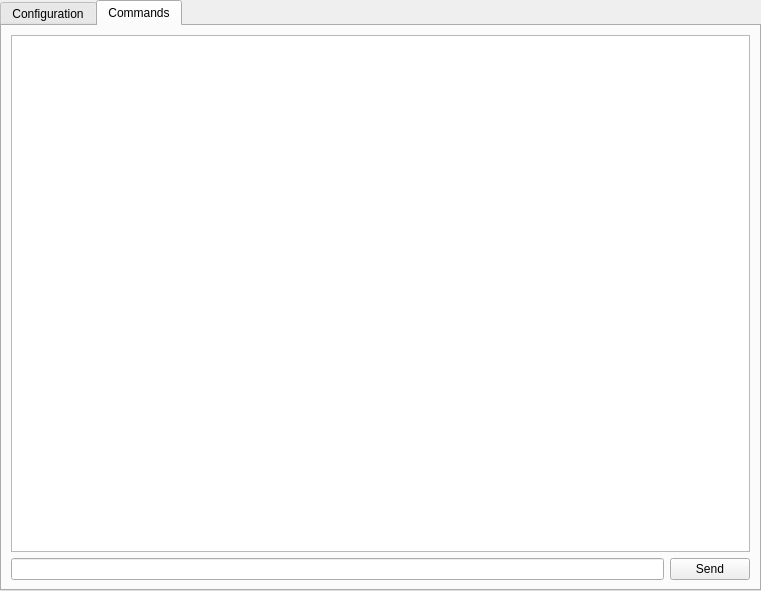
<?xml version="1.0" encoding="UTF-8"?>
<ui version="4.0">
 <class>window</class>
 <widget class="QTabWidget" name="window">
  <property name="geometry">
   <rect>
    <x>0</x>
    <y>0</y>
    <width>761</width>
    <height>591</height>
   </rect>
  </property>
  <property name="windowTitle">
   <string>Supybot GUI</string>
  </property>
  <property name="windowIcon">
   <iconset>
    <normaloff>icon.png</normaloff>icon.png</iconset>
  </property>
  <property name="locale">
   <locale language="English" country="UnitedStates"/>
  </property>
  <property name="currentIndex">
   <number>1</number>
  </property>
  <widget class="QWidget" name="configurationTab">
   <attribute name="title">
    <string>Configuration</string>
   </attribute>
   <layout class="QHBoxLayout" name="horizontalLayout">
    <item>
     <widget class="QTreeView" name="configurationTree"/>
    </item>
    <item>
     <layout class="QVBoxLayout" name="configurationDetailsLayout">
      <item>
       <layout class="QVBoxLayout" name="configurationEditLayout">
        <item>
         <widget class="QLabel" name="configurationVariableLabel">
          <property name="text">
           <string>Value</string>
          </property>
         </widget>
        </item>
        <item>
         <widget class="QPlainTextEdit" name="configurationValueEdit"/>
        </item>
        <item>
         <layout class="QHBoxLayout" name="configurationEditButtonsLayout">
          <item>
           <widget class="QPushButton" name="configurationDefaultButton">
            <property name="text">
             <string>Default</string>
            </property>
           </widget>
          </item>
          <item>
           <widget class="QPushButton" name="configurationSetButton">
            <property name="text">
             <string>Set</string>
            </property>
           </widget>
          </item>
         </layout>
        </item>
       </layout>
      </item>
      <item>
       <widget class="QLabel" name="configurationHelpLabel">
        <property name="text">
         <string>Help</string>
        </property>
       </widget>
      </item>
      <item>
       <widget class="QPlainTextEdit" name="configurationHelp"/>
      </item>
     </layout>
    </item>
   </layout>
  </widget>
  <widget class="QWidget" name="commandsTab">
   <attribute name="title">
    <string>Commands</string>
   </attribute>
   <layout class="QVBoxLayout" name="verticalLayout">
    <item>
     <widget class="QPlainTextEdit" name="commandsHistory">
      <property name="textInteractionFlags">
       <set>Qt::TextSelectableByKeyboard|Qt::TextSelectableByMouse</set>
      </property>
     </widget>
    </item>
    <item>
     <layout class="QHBoxLayout" name="commandsWritingLayout">
      <item>
       <widget class="QLineEdit" name="commandEdit"/>
      </item>
      <item>
       <widget class="QPushButton" name="commandSend">
        <property name="text">
         <string>Send</string>
        </property>
       </widget>
      </item>
     </layout>
    </item>
   </layout>
  </widget>
 </widget>
 <resources/>
 <connections/>
</ui>
